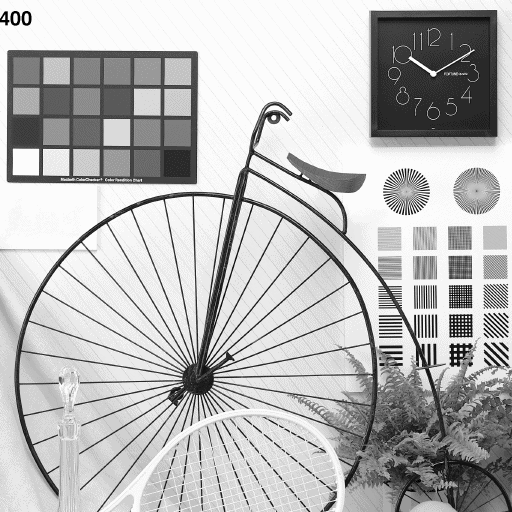
#> input picture 1108_频率域滤波/Fig1101.png, 512 x 512 px
$ jupyter execute 'OpenCV实现二维离散傅立叶变换.ipynb'
#> lines starting #> are read from the running program, lines starting #| are printed output that depends on the picture
[cell 1]
import cv2 as cv
import numpy as np
from matplotlib import pyplot as plt

[cell 2]
# (1) 创建原始图像
img = cv.imread("Fig1101.png", flags=0)  # 读取灰度图像
#> img is the input picture: shape (512, 512); min 0, max 252, mean 184.7

[cell 3]
# (2) 图像的傅里叶变换
imgFloat = img.astype(np.float32)  # 将图像转换成 float32
dft = cv.dft(imgFloat, flags=cv.DFT_COMPLEX_OUTPUT)  # (512, 512,2)
dftShift = np.fft.fftshift(dft)  # 将低频分量移到频谱中心

原始图像大小为 (512, 512),但DFT之后有实数部和虚数部，分为两个通道，所以dft的格式为 (512, 512, 2)

[cell 4]
# (3) 图像的傅里叶逆变换
iShift = np.fft.ifftshift(dftShift)  # 将低频分量移回四角
# idft = cv.dft(iShift, flags=cv.DFT_INVERSE)  # 傅里叶逆变换
idft = cv.idft(iShift)  # (512, 512,2)
idftAmp = cv.magnitude(idft[:, :, 0], idft[:, :, 1])  # 重建图像
rebuild = np.uint8(cv.normalize(idftAmp, None, 0, 255, cv.NORM_MINMAX))
print("img：{}, dft:{}, idft:{}".format(img.shape, dft.shape, idft.shape))
#| img：(512, 512), dft:(512, 512, 2), idft:(512, 512, 2)

[cell 5]
# (4) 傅里叶频谱的显示
dftAmp = cv.magnitude(dft[:,:,0], dft[:,:,1])  # 幅度谱，未中心化
ampLog = np.log(1 + dftAmp)  # 幅度谱对数变换，以便于显示
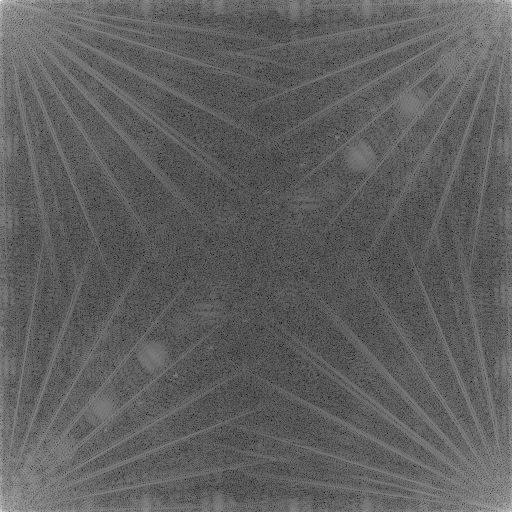
#> ampLog: shape (512, 512) float32; min 3.98, max 17.7, mean 9.11; drawn with min black and max white
shiftDftAmp = cv.magnitude(dftShift[:,:,0], dftShift[:,:,1])  # 幅度谱中心化
shiftAmpLog = np.log(1 + shiftDftAmp)  # 中心化幅度谱对数变换
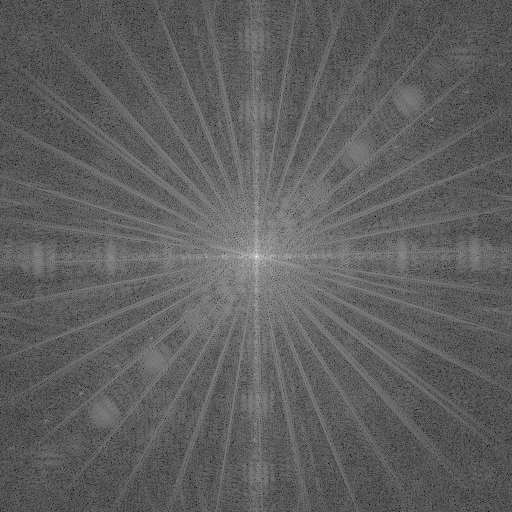
#> shiftAmpLog: shape (512, 512) float32; min 3.98, max 17.7, mean 9.11; drawn with min black and max white
phase = np.arctan2(dft[:,:,1], dft[:,:,0])  # 相位谱(弧度制)
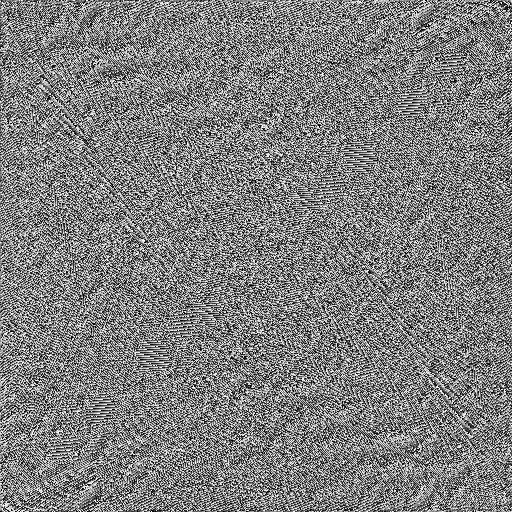
#> phase: shape (512, 512) float32; min -3.14, max 3.14, mean 6.98e-10; drawn with min black and max white
dftPhi = phase / np.pi * 180  # 转换为角度制 [-180, 180]
print("img min/max：{}, {}".format(imgFloat.min(), imgFloat.max()))
#| img min/max：0.0, 252.0
print("dftMag min/max：{:.1f}, {:.1f}".format(dftAmp.min(), dftAmp.max()))
#| dftMag min/max：52.3, 48426100.0
print("dftPhi min/max：{:.1f}, {:.1f}".format(dftPhi.min(), dftPhi.max()))
#| dftPhi min/max：-180.0, 180.0
print("ampLog min/max: {:.1f}, {:.1f}".format(ampLog.min(), ampLog.max()))
#| ampLog min/max: 4.0, 17.7
print("rebuild min/max：{}, {}".format(rebuild.min(), rebuild.max()))
#| rebuild min/max：0, 255

[cell 6]
plt.figure(figsize=(9, 6))
plt.subplot(231), plt.title("(1) Original")
plt.imshow(img, cmap='gray'), plt.axis('off')
plt.subplot(232), plt.title("(2) DFT Phase"), plt.axis('off')
plt.imshow(dftPhi, cmap='gray'), plt.axis('off')
plt.subplot(233), plt.title("(3) DFT amplitude")
plt.imshow(dftAmp, cmap='gray'), plt.axis('off')
plt.subplot(234), plt.title("(4) LogTrans of amplitude")
plt.imshow(ampLog, cmap='gray'), plt.axis('off')
plt.subplot(235), plt.title("(5) Shift to center")
plt.imshow(shiftAmpLog, cmap='gray'), plt.axis('off')
plt.subplot(236), plt.title("(6) Rebuild image with IDFT")
plt.imshow(rebuild, cmap='gray'), plt.axis('off')
plt.tight_layout()
plt.show()

$ run again, with 1108_频率域滤波/Fig1001.png copied over 1108_频率域滤波/Fig1101.png
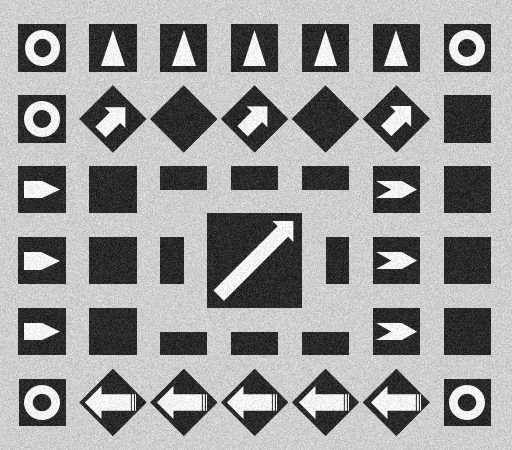
#> input picture 1108_频率域滤波/Fig1001.png, 512 x 450 px
#> img is the input picture: shape (450, 512); min 0, max 255, mean 153.7
#| img：(450, 512), dft:(450, 512, 2), idft:(450, 512, 2)
#> `shiftAmpLog = np.log(1 + shiftDftAmp)`:
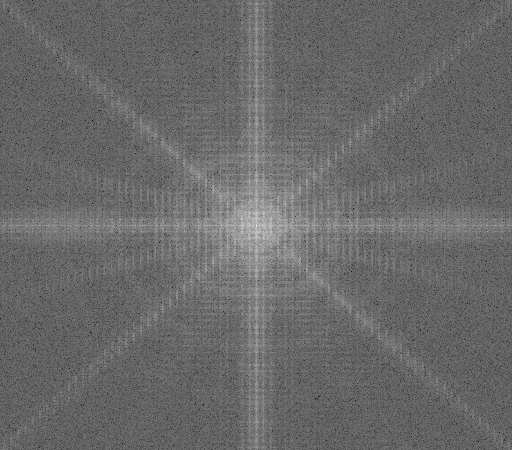
#> shiftAmpLog: shape (450, 512) float32; min 2.56, max 17.38, mean 8.69; drawn with min black and max white
#> `phase = np.arctan2(dft[:,:,1], dft[:,:,0])`:
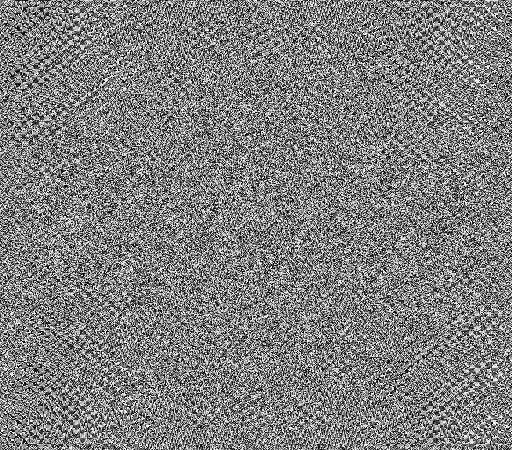
#> phase: shape (450, 512) float32; min -3.14, max 3.14, mean 1.36e-05; drawn with min black and max white
#| img min/max：0.0, 255.0
#| dftMag min/max：12.0, 35408020.0
#| dftPhi min/max：-180.0, 180.0
#| ampLog min/max: 2.6, 17.4
#| rebuild min/max：0, 255
